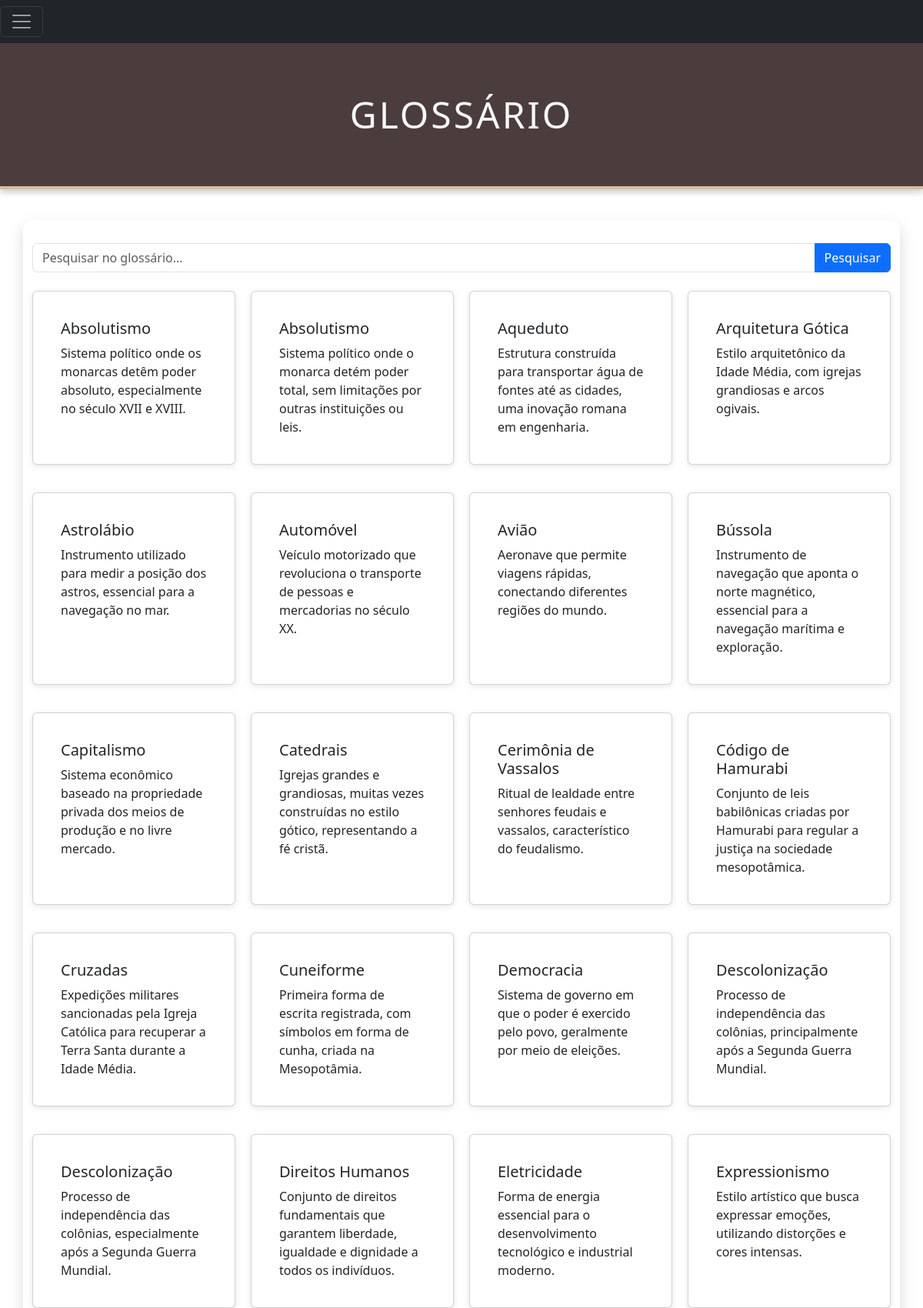
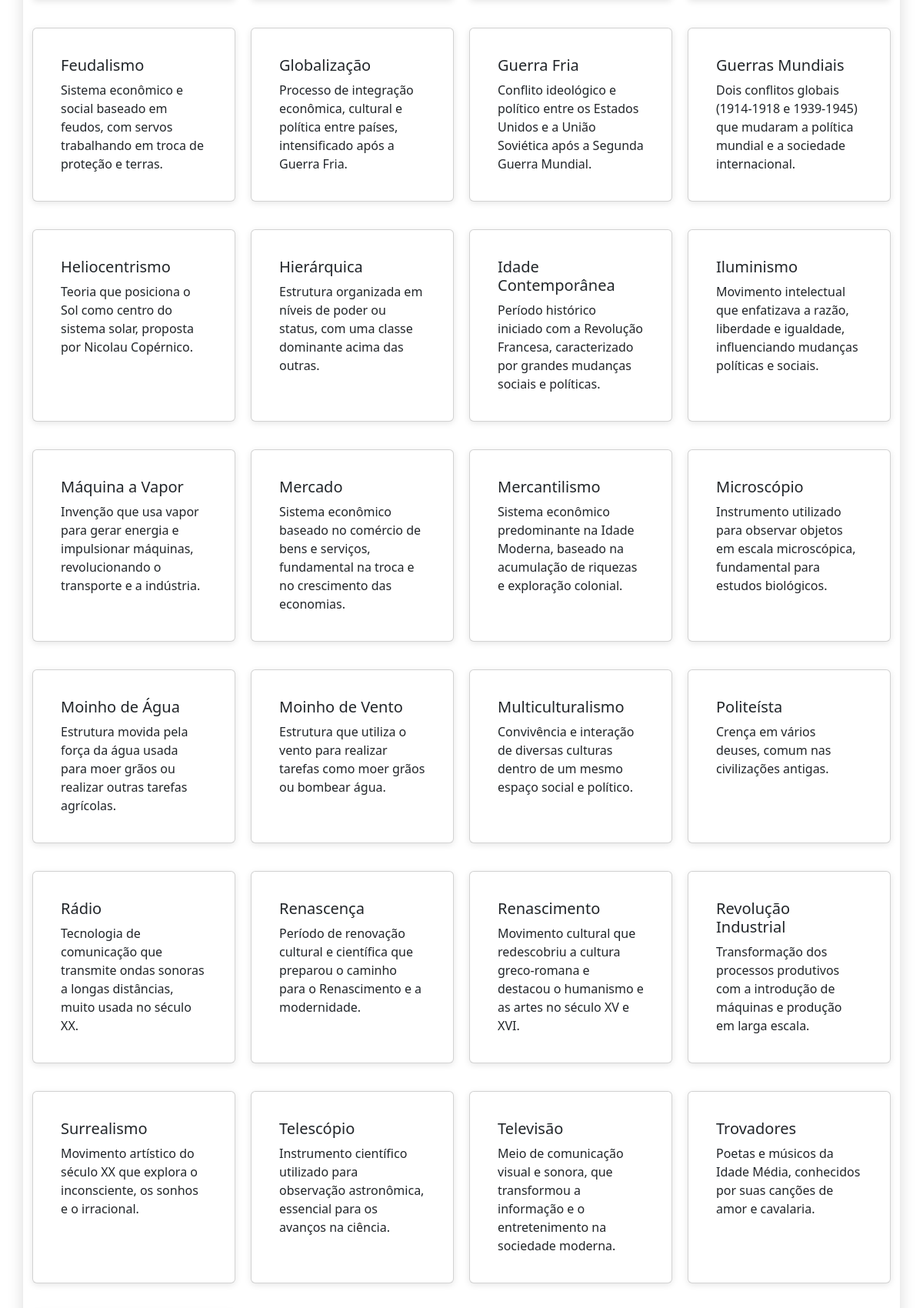
Page /paginas/glossario.php (upper part) on the committed database (2 pictures, top to bottom).
### tables this page shows
CREATE TABLE `glossario` (
  `id_palavra` int(11) NOT NULL,
  `titulo` varchar(150) NOT NULL,
  `descricao` varchar(255) NOT NULL
);

### paginas/glossario.php (the view, shortened to what this page needs)
<?php
include '../bd/database.php';
$searchTerm = '';
$sql = "SELECT * FROM glossario";
if (!empty($searchTerm)) {
    $sql .= " WHERE titulo LIKE ? OR descricao LIKE ?";
    $stmt = $connection->prepare($sql);
    $likeSearchTerm = '%' . $searchTerm . '%';
    $stmt->bind_param('ss', $likeSearchTerm, $likeSearchTerm);
    $stmt->execute();
    $result = $stmt->get_result();
} else {
    $sql .= " ORDER BY titulo ASC";
    $result = $connection->query($sql);
}
?>
<!DOCTYPE html>
<html lang="en">
<head>
    <link rel="stylesheet" href="../css/glossario.css">
    <link href="https://cdn.jsdelivr.net/npm/bootstrap@5.3.0-alpha1/dist/css/bootstrap.min.css" rel="stylesheet">
</head>
<body>
<div class="pos-f-t">
    <nav class="navbar navbar-dark bg-dark">
        <button class="navbar-toggler" type="button" data-bs-toggle="offcanvas" data-bs-target="#offcanvasNavbar"
                aria-controls="offcanvasNavbar" aria-expanded="false" aria-label="Alterna navegação">
            <span class="navbar-toggler-icon"></span>
        </button>
    </nav>
</div>
<header>
    <h1 class="text-center my-4">Glossário</h1>
</header>
<div class="container">
    <div class="mb-4">
        <form method="post" action="">
            <div class="input-group">
                <input type="text" class="form-control" name="search" placeholder="Pesquisar no glossário..." value="<?= htmlspecialchars($searchTerm) ?>">
                <button type="submit" class="btn btn-primary">Pesquisar</button>
            </div>
        </form>
    </div>
    <section class="cards-section" id="glossaryCards">
        <?php if ($result && $result->num_rows > 0): ?>
            <?php while ($linha = $result->fetch_assoc()): ?>
                <div class="card mb-3">
                    <div class="card-body">
                        <h5 class="card-title"><?= htmlspecialchars($linha['titulo']) ?></h5>
                        <p class="card-text"><?= htmlspecialchars($linha['descricao']) ?></p>
                    </div>
                </div>
            <?php endwhile; ?>
        <?php else: ?>
            <p class="text-center">Nenhuma entrada encontrada para o termo pesquisado.</p>
        <?php endif; ?>
    </section>
</div>
</body>
</html>

### bd/database.php (shortened to what this page needs)
<!DOCTYPE html>
<html lang="en">
<head>
</head>
<body>
</body>
</html>

### css/glossario.css (style rules this page uses)
body { font-family: 'Georgia', serif; background-color: #faf3e0; color: #3d3d3d; margin: 0; padding: 0; }
header { background-color: #4b3d3d; color: #f8f8f8; padding: 40px 0; text-align: center; box-shadow: 0px 4px 8px rgba(0, 0, 0, 0.2); border-bottom: 4px solid #d5bca7; }
header h1 { font-size: 48px; margin: 0; text-transform: uppercase; letter-spacing: 3px; }
.container { max-width: 1100px; margin: 40px auto; padding: 30px; background-color: #ffffff; box-shadow: 0px 8px 20px rgba(0, 0, 0, 0.15); border-radius: 12px; }
.cards-section { display: grid; grid-template-columns: repeat(4, 1fr); gap: 20px; margin-top: 20px; }
.card { background-color: #f8f8f8; padding: 20px; border-radius: 8px; box-shadow: 0px 2px 8px rgba(0, 0, 0, 0.1); min-height: 150px; }

### rows in the picture
glossario: titulo "Absolutismo", descricao "Sistema político onde os monarcas detêm poder absoluto, especialmente no século XVII e XVIII."
glossario: titulo "Absolutismo", descricao "Sistema político onde o monarca detém poder total, sem limitações por outras instituições ou leis."
glossario: titulo "Aqueduto", descricao "Estrutura construída para transportar água de fontes até as cidades, uma inovação romana em engenharia."
glossario: titulo "Arquitetura Gótica", descricao "Estilo arquitetônico da Idade Média, com igrejas grandiosas e arcos ogivais."
glossario: titulo "Astrolábio", descricao "Instrumento utilizado para medir a posição dos astros, essencial para a navegação no mar."
glossario: titulo "Automóvel", descricao "Veículo motorizado que revoluciona o transporte de pessoas e mercadorias no século XX."
glossario: titulo "Avião", descricao "Aeronave que permite viagens rápidas, conectando diferentes regiões do mundo."
glossario: titulo "Bússola", descricao "Instrumento de navegação que aponta o norte magnético, essencial para a navegação marítima e exploração."
glossario: titulo "Capitalismo", descricao "Sistema econômico baseado na propriedade privada dos meios de produção e no livre mercado."
glossario: titulo "Catedrais", descricao "Igrejas grandes e grandiosas, muitas vezes construídas no estilo gótico, representando a fé cristã."
glossario: titulo "Cerimônia de Vassalos", descricao "Ritual de lealdade entre senhores feudais e vassalos, característico do feudalismo."
glossario: titulo "Código de Hamurabi", descricao "Conjunto de leis babilônicas criadas por Hamurabi para regular a justiça na sociedade mesopotâmica."
glossario: titulo "Cruzadas", descricao "Expedições militares sancionadas pela Igreja Católica para recuperar a Terra Santa durante a Idade Média."
glossario: titulo "Cuneiforme", descricao "Primeira forma de escrita registrada, com símbolos em forma de cunha, criada na Mesopotâmia."
glossario: titulo "Democracia", descricao "Sistema de governo em que o poder é exercido pelo povo, geralmente por meio de eleições."
glossario: titulo "Descolonização", descricao "Processo de independência das colônias, principalmente após a Segunda Guerra Mundial."
glossario: titulo "Descolonização", descricao "Processo de independência das colônias, especialmente após a Segunda Guerra Mundial."
glossario: titulo "Direitos Humanos", descricao "Conjunto de direitos fundamentais que garantem liberdade, igualdade e dignidade a todos os indivíduos."
glossario: titulo "Eletricidade", descricao "Forma de energia essencial para o desenvolvimento tecnológico e industrial moderno."
glossario: titulo "Expressionismo", descricao "Estilo artístico que busca expressar emoções, utilizando distorções e cores intensas."
glossario: titulo "Feudalismo", descricao "Sistema econômico e social baseado em feudos, com servos trabalhando em troca de proteção e terras."
glossario: titulo "Globalização", descricao "Processo de integração econômica, cultural e política entre países, intensificado após a Guerra Fria."
glossario: titulo "Guerra Fria", descricao "Conflito ideológico e político entre os Estados Unidos e a União Soviética após a Segunda Guerra Mundial."
glossario: titulo "Guerras Mundiais", descricao "Dois conflitos globais (1914-1918 e 1939-1945) que mudaram a política mundial e a sociedade internacional."
glossario: titulo "Heliocentrismo", descricao "Teoria que posiciona o Sol como centro do sistema solar, proposta por Nicolau Copérnico."
glossario: titulo "Hierárquica", descricao "Estrutura organizada em níveis de poder ou status, com uma classe dominante acima das outras."
glossario: titulo "Idade Contemporânea", descricao "Período histórico iniciado com a Revolução Francesa, caracterizado por grandes mudanças sociais e políticas."
glossario: titulo "Iluminismo", descricao "Movimento intelectual que enfatizava a razão, liberdade e igualdade, influenciando mudanças políticas e sociais."
glossario: titulo "Máquina a Vapor", descricao "Invenção que usa vapor para gerar energia e impulsionar máquinas, revolucionando o transporte e a indústria."
glossario: titulo "Mercado", descricao "Sistema econômico baseado no comércio de bens e serviços, fundamental na troca e no crescimento das economias."
glossario: titulo "Mercantilismo", descricao "Sistema econômico predominante na Idade Moderna, baseado na acumulação de riquezas e exploração colonial."
glossario: titulo "Microscópio", descricao "Instrumento utilizado para observar objetos em escala microscópica, fundamental para estudos biológicos."
glossario: titulo "Moinho de Água", descricao "Estrutura movida pela força da água usada para moer grãos ou realizar outras tarefas agrícolas."
glossario: titulo "Moinho de Vento", descricao "Estrutura que utiliza o vento para realizar tarefas como moer grãos ou bombear água."
glossario: titulo "Multiculturalismo", descricao "Convivência e interação de diversas culturas dentro de um mesmo espaço social e político."
glossario: titulo "Politeísta", descricao "Crença em vários deuses, comum nas civilizações antigas."
glossario: titulo "Rádio", descricao "Tecnologia de comunicação que transmite ondas sonoras a longas distâncias, muito usada no século XX."
glossario: titulo "Renascença", descricao "Período de renovação cultural e científica que preparou o caminho para o Renascimento e a modernidade."
glossario: titulo "Renascimento", descricao "Movimento cultural que redescobriu a cultura greco-romana e destacou o humanismo e as artes no século XV e XVI."
glossario: titulo "Revolução Industrial", descricao "Transformação dos processos produtivos com a introdução de máquinas e produção em larga escala."
glossario: titulo "Surrealismo", descricao "Movimento artístico do século XX que explora o inconsciente, os sonhos e o irracional."
glossario: titulo "Telescópio", descricao "Instrumento científico utilizado para observação astronômica, essencial para os avanços na ciência."
glossario: titulo "Televisão", descricao "Meio de comunicação visual e sonora, que transformou a informação e o entretenimento na sociedade moderna."
glossario: titulo "Trovadores", descricao "Poetas e músicos da Idade Média, conhecidos por suas canções de amor e cavalaria."
